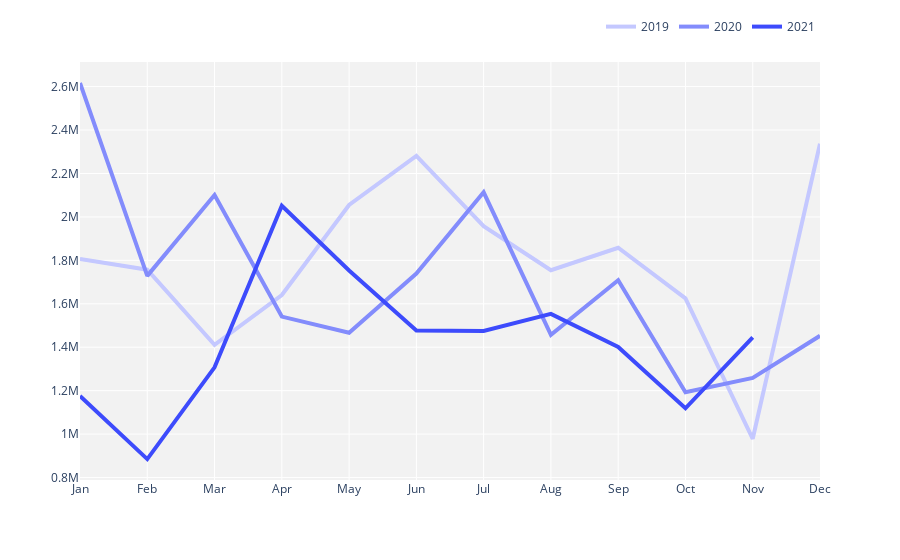

Source (notebook cell):
### Code cell
## Still to do - make months words, round number in hoverlabel (code doesn't seem to be working...)

colours = ['#c4c8ff','#838cfc','#3d4bfc']

df_estimated_cost = df.groupby(['Year','Month'])['Total Estimated Cost of Works'].mean().reset_index()

#df_estimated_cost['Total Estimated Cost of Works'] = df_estimated_cost['Total Estimated Cost of Works'].fillna(0).astype(int)

fig = px.line(df_estimated_cost, 
             x='Month',
             y='Total Estimated Cost of Works', 
             color='Year',
             markers = False, 
              render_mode="SVG",
              hover_data={'Month':False},
             color_discrete_sequence=colours)

fig.update_xaxes(ticklabelposition="inside top", title=None,)
fig.update_yaxes(title= None, showgrid = True, showticklabels = True)

fig.update_layout(hoverlabel=dict(bgcolor="white",
                                  font_size=14,
                                  font_family="Arial",
                                  font_color='Black',
                                  bordercolor="rgba(255,255,255,255)"),
                 plot_bgcolor='#f2f2f2')

fig.update_layout(hovermode="x unified", showlegend = True)

fig.update_layout(legend=dict(
    orientation="h",
    yanchor="bottom",
    y=1.05,
    xanchor="right",
    x=1,
))

fig.update_layout(legend={'title_text':''})

fig.update_traces(line=dict(width=4),hovertemplate=None)


fig.show()

fig.write_html(f'{visuals}Cost_By_Year.html')

### Figure 1 — Plotly figure (JSON) as saved in the notebook; plotly's stock layout.template omitted (floating-point values rounded to 4 significant figures)
{"data": [{"legendgroup": "2019", "line": {"color": "#c4c8ff", "dash": "solid", "width": 4}, "marker": {"symbol": "circle"}, "mode": "lines", "name": "2019", "orientation": "v", "showlegend": true, "type": "scatter", "x": ["Jan", "Feb", "Mar", "Apr", "May", "Jun", "Jul", "Aug", "Sep", "Oct", "Nov", "Dec"], "xaxis": "x", "y": [1807000.0, 1757000.0, 1411000.0, 1640000.0, 2055000.0, 2281000.0, 1957000.0, 1754000.0, 1858000.0, 1625000.0, 978400.0, 2337000.0], "yaxis": "y"}, {"legendgroup": "2020", "line": {"color": "#838cfc", "dash": "solid", "width": 4}, "marker": {"symbol": "circle"}, "mode": "lines", "name": "2020", "orientation": "v", "showlegend": true, "type": "scatter", "x": ["Jan", "Feb", "Mar", "Apr", "May", "Jun", "Jul", "Aug", "Sep", "Oct", "Nov", "Dec"], "xaxis": "x", "y": [2617000.0, 1728000.0, 2101000.0, 1541000.0, 1467000.0, 1739000.0, 2113000.0, 1457000.0, 1709000.0, 1193000.0, 1259000.0, 1453000.0], "yaxis": "y"}, {"legendgroup": "2021", "line": {"color": "#3d4bfc", "dash": "solid", "width": 4}, "marker": {"symbol": "circle"}, "mode": "lines", "name": "2021", "orientation": "v", "showlegend": true, "type": "scatter", "x": ["Jan", "Feb", "Mar", "Apr", "May", "Jun", "Jul", "Aug", "Sep", "Oct", "Nov", "Dec"], "xaxis": "x", "y": [1176000.0, 884900.0, 1307000.0, 2051000.0, 1754000.0, 1477000.0, 1475000.0, 1554000.0, 1401000.0, 1119000.0, 1445000.0, null], "yaxis": "y"}], "layout": {"hoverlabel": {"bgcolor": "white", "bordercolor": "rgba(255,255,255,255)", "font": {"color": "Black", "family": "Arial", "size": 14}}, "hovermode": "x unified", "legend": {"orientation": "h", "title": {"text": ""}, "tracegroupgap": 0, "x": 1, "xanchor": "right", "y": 1.05, "yanchor": "bottom"}, "margin": {"t": 60}, "plot_bgcolor": "#f2f2f2", "showlegend": true, "xaxis": {"anchor": "y", "domain": [0, 1], "ticklabelposition": "inside top", "title": {}}, "yaxis": {"anchor": "x", "domain": [0, 1], "showgrid": true, "showticklabels": true, "title": {}}}}
